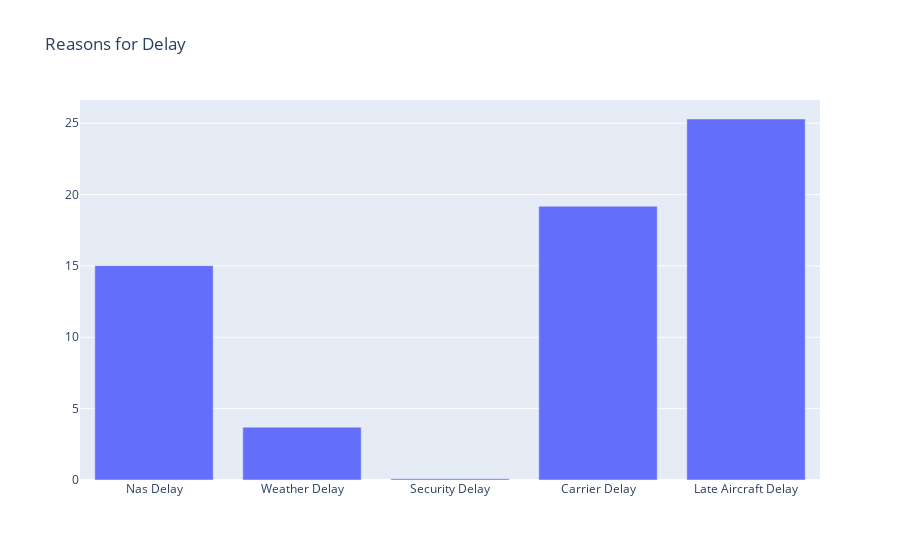

Notebook code cell kept with this figure:
### Code cell
#target value : flight cancellation 
#Also lenght of delays 

#cause of delay average is carrier delay  and Late aircraft delay 

#graph to compar delay cuases 
import plotly.graph_objects as pt
import numpy
import matplotlib.pyplot as plt

characteristics = {
    'Nas Delay' : (df_cleaned['NASDelay'].mean() ),
    'Weather Delay' : (df_cleaned['WeatherDelay'].mean() ),
    'Security Delay' :  (df_cleaned['SecurityDelay'].mean() ),
    'Carrier Delay' :  (df_cleaned['CarrierDelay'].mean() ),
    'Late Aircraft Delay' : (df_cleaned['LateAircraftDelay'].mean()) 
}

fig = pt.Figure(data=[
    pt.Bar(name='Delay Causes',
           x=list(characteristics.keys()),
           y=list(characteristics.values()))
])

fig.update_layout(barmode='group', title='Reasons for Delay')
fig.show()

### Figure 1 — Plotly figure (JSON) as saved in the notebook; plotly's stock layout.template omitted (floating-point values rounded to 4 significant figures)
{"data": [{"name": "Delay Causes", "type": "bar", "x": ["Nas Delay", "Weather Delay", "Security Delay", "Carrier Delay", "Late Aircraft Delay"], "y": [15.02, 3.704, 0.09014, 19.18, 25.3]}], "layout": {"autosize": true, "barmode": "group", "title": {"text": "Reasons for Delay"}, "xaxis": {"autorange": true, "range": [-0.5, 4.5], "type": "category"}, "yaxis": {"autorange": true, "range": [0, 26.63], "type": "linear"}}}
